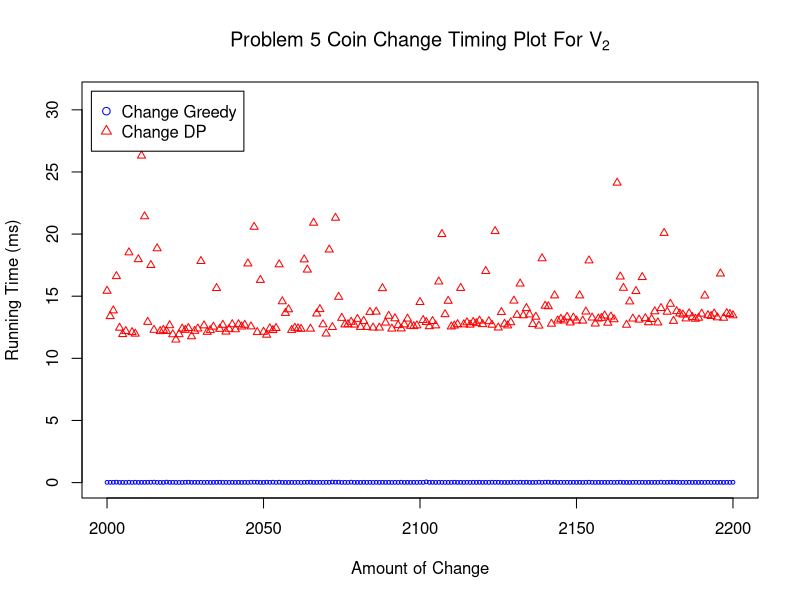
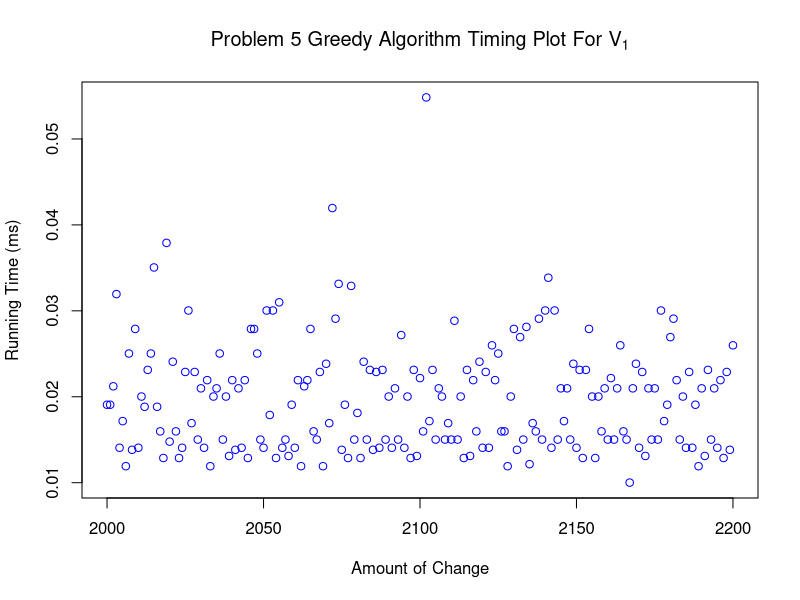
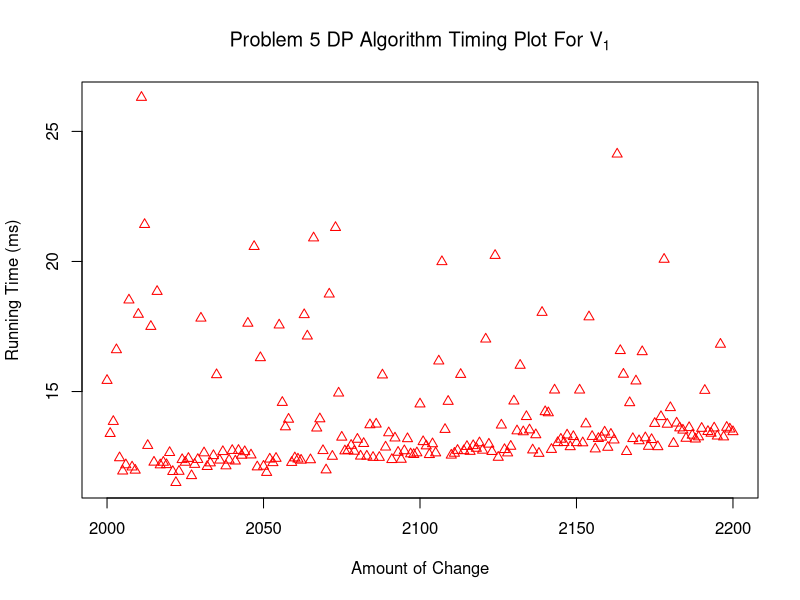

Here is the R script that generated these plots, in order:
data <- read.csv(file="timing5_2.csv",head=TRUE,sep=",")

y1 = data$timing[data$algorithm=="changegreedy"]
y2 = data$timing[data$algorithm=="changedp"]

df <- data.frame(y1, y2, x = data$size[data$algorithm=="changedp"])

plot(y1 ~ x, data=df, type="p", pch=1, cex=0.5, col="blue", xlim=c(2000, 2200), ylim=c(0, 31), main=expression("Problem 5 Coin Change Timing Plot For V"[2]), xlab="Amount of Change", ylab="Running Time (ms)")

lines(y2 ~ x, data=df, type="p", pch=2, cex=0.8, col="red")

legend(1995, 31.5, c("Change Greedy", "Change DP"), pch=c(1,2), col=c("blue","red"))

dev.copy(png, 'time2_2.png')
dev.off()

plot(y1 ~ x, data=df, type="p", pch=1, cex=1, col="blue", xlim=c(2000, 2200), main=expression("Problem 5 Greedy Algorithm Timing Plot For V"[1]), xlab="Amount of Change", ylab="Running Time (ms)")
dev.copy(png, 'time2_1greedy.png')
dev.off()

plot(y2 ~ x, data=df, type="p", pch=2, cex=1, col="red", xlim=c(2000, 2200), main=expression("Problem 5 DP Algorithm Timing Plot For V"[1]), xlab="Amount of Change", ylab="Running Time (ms)")
dev.copy(png, 'time2_1dp.png')
dev.off()